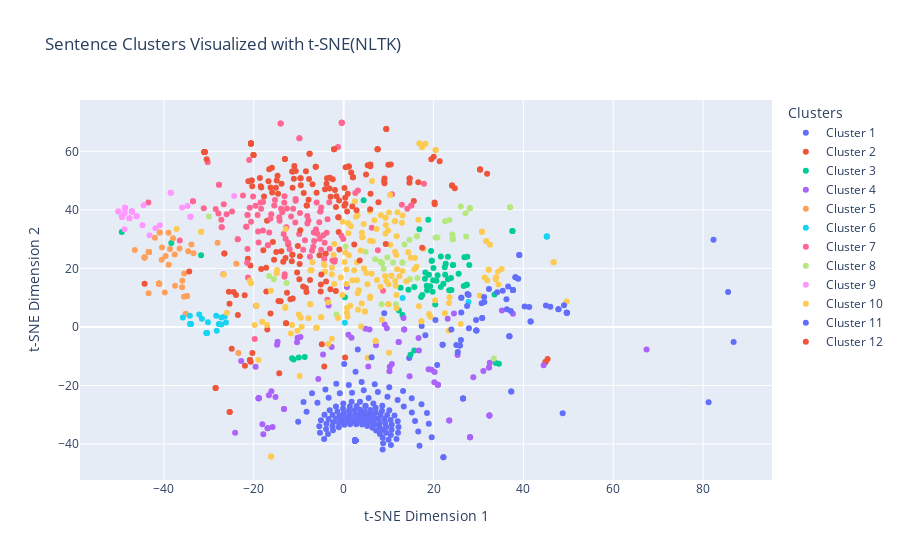

Write notebook code for a chart like this one.
### Code cell
fig = go.Figure()
for i in range(num_clusters):
    indices = labels_nltk == i
    fig.add_trace(go.Scatter(
        x=reduced_vectors_2d[indices, 0],
        y=reduced_vectors_2d[indices, 1],
        mode='markers',
        name=f'Cluster {i + 1}'
    ))

fig.update_layout(
    title='Sentence Clusters Visualized with t-SNE(NLTK)',
    xaxis_title='t-SNE Dimension 1',
    yaxis_title='t-SNE Dimension 2',
    legend_title="Clusters"
)

pio.show(fig)
